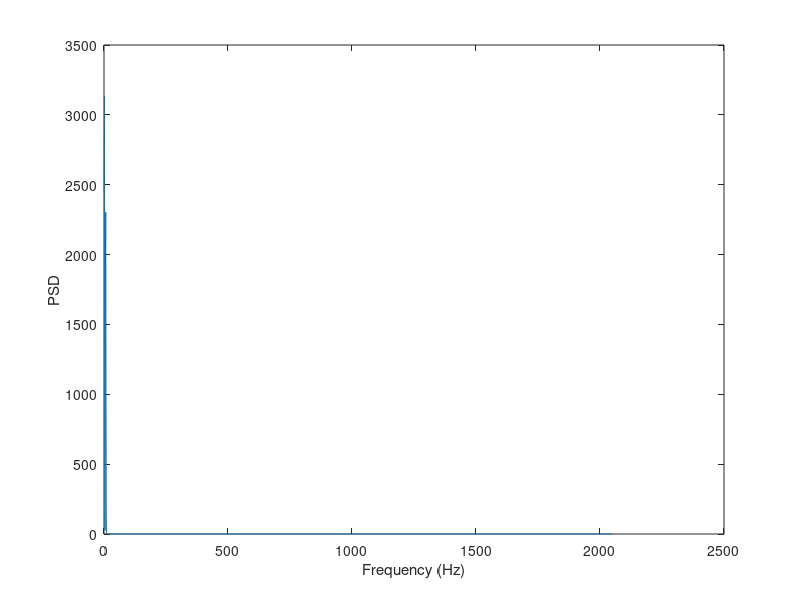

MATLAB code to generate this figure:
clc
clear
c = cell2mat(struct2cell(load('per.mat')));
x = c(:,1);

pxx1 = periodogram(x,hamming(length(x)),[],64);
plot(pxx1);
xlabel('Frequency (Hz)');
ylabel('PSD');

